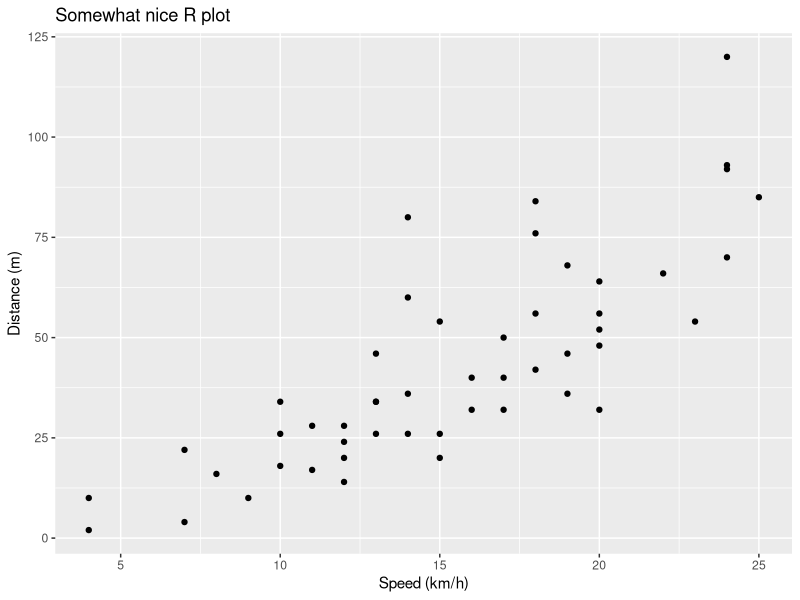

The R script that drew this image:
## ---- chunk 1
library(ggplot2)
plot <- ggplot(cars, aes(speed,dist))
plot + geom_point() + xlab("Speed (km/h)") + ylab("Distance (m)") + ggtitle("Somewhat nice R plot")
